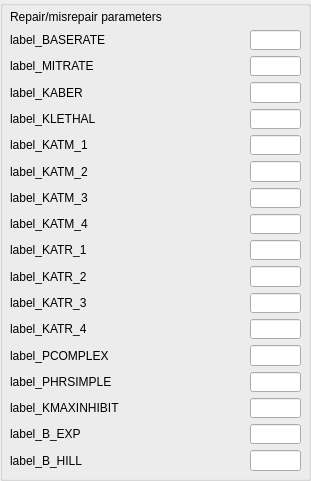
           <widget class="QGroupBox" name="groupBox_radiation_mc">
            <property name="geometry">
             <rect>
              <x>530</x>
              <y>10</y>
              <width>311</width>
              <height>481</height>
             </rect>
            </property>
            <property name="title">
             <string/>
            </property>
            <widget class="QWidget" name="gridLayoutWidget_14">
             <property name="geometry">
              <rect>
               <x>10</x>
               <y>10</y>
               <width>291</width>
               <height>461</height>
              </rect>
             </property>
             <layout class="QGridLayout" name="gridLayout_7">
              <item row="1" column="1">
               <widget class="QLineEdit" name="line_BASERATE">
                <property name="maximumSize">
                 <size>
                  <width>51</width>
                  <height>16777215</height>
                 </size>
                </property>
               </widget>
              </item>
              <item row="1" column="0">
               <widget class="QMyLabel" name="label_BASERATE">
                <property name="text">
                 <string>label_BASERATE</string>
                </property>
               </widget>
              </item>
              <item row="2" column="1">
               <widget class="QLineEdit" name="line_MITRATE">
                <property name="maximumSize">
                 <size>
                  <width>51</width>
                  <height>16777215</height>
                 </size>
                </property>
               </widget>
              </item>
              <item row="2" column="0">
               <widget class="QMyLabel" name="label_MITRATE">
                <property name="text">
                 <string>label_MITRATE</string>
                </property>
               </widget>
              </item>
              <item row="3" column="1">
               <widget class="QLineEdit" name="line_KABER">
                <property name="maximumSize">
                 <size>
                  <width>51</width>
                  <height>16777215</height>
                 </size>
                </property>
               </widget>
              </item>
              <item row="5" column="1">
               <widget class="QLineEdit" name="line_KATM_1">
                <property name="maximumSize">
                 <size>
                  <width>51</width>
                  <height>16777215</height>
                 </size>
                </property>
               </widget>
              </item>
              <item row="6" column="1">
               <widget class="QLineEdit" name="line_KATM_2">
                <property name="maximumSize">
                 <size>
                  <width>51</width>
                  <height>16777215</height>
                 </size>
                </property>
               </widget>
              </item>
              <item row="7" column="1">
               <widget class="QLineEdit" name="line_KATM_3">
                <property name="maximumSize">
                 <size>
                  <width>51</width>
                  <height>16777215</height>
                 </size>
                </property>
               </widget>
              </item>
              <item row="8" column="1">
               <widget class="QLineEdit" name="line_KATM_4">
                <property name="maximumSize">
                 <size>
                  <width>51</width>
                  <height>16777215</height>
                 </size>
                </property>
               </widget>
              </item>
              <item row="9" column="1">
               <widget class="QLineEdit" name="line_KATR_1">
                <property name="maximumSize">
                 <size>
                  <width>51</width>
                  <height>16777215</height>
                 </size>
                </property>
               </widget>
              </item>
              <item row="10" column="1">
               <widget class="QLineEdit" name="line_KATR_2">
                <property name="maximumSize">
                 <size>
                  <width>51</width>
                  <height>16777215</height>
                 </size>
                </property>
               </widget>
              </item>
              <item row="11" column="1">
               <widget class="QLineEdit" name="line_KATR_3">
                <property name="maximumSize">
                 <size>
                  <width>51</width>
                  <height>16777215</height>
                 </size>
                </property>
               </widget>
              </item>
              <item row="12" column="1">
               <widget class="QLineEdit" name="line_KATR_4">
                <property name="maximumSize">
                 <size>
                  <width>51</width>
                  <height>16777215</height>
                 </size>
                </property>
               </widget>
              </item>
              <item row="13" column="1">
               <widget class="QLineEdit" name="line_PCOMPLEX">
                <property name="maximumSize">
                 <size>
                  <width>51</width>
                  <height>16777215</height>
                 </size>
                </property>
               </widget>
              </item>
              <item row="14" column="1">
               <widget class="QLineEdit" name="line_PHRSIMPLE">
                <property name="maximumSize">
                 <size>
                  <width>51</width>
                  <height>16777215</height>
                 </size>
                </property>
               </widget>
              </item>
              <item row="15" column="1">
               <widget class="QLineEdit" name="line_KMAXINHIBIT">
                <property name="maximumSize">
                 <size>
                  <width>51</width>
                  <height>16777215</height>
                 </size>
                </property>
               </widget>
              </item>
              <item row="16" column="1">
               <widget class="QLineEdit" name="line_B_EXP">
                <property name="maximumSize">
                 <size>
                  <width>51</width>
                  <height>16777215</height>
                 </size>
                </property>
               </widget>
              </item>
              <item row="17" column="1">
               <widget class="QLineEdit" name="line_B_HILL">
                <property name="maximumSize">
                 <size>
                  <width>51</width>
                  <height>16777215</height>
                 </size>
                </property>
               </widget>
              </item>
              <item row="0" column="0">
               <widget class="QLabel" name="alabel_radiation_mc">
                <property name="text">
                 <string>Repair/misrepair parameters</string>
                </property>
               </widget>
              </item>
              <item row="3" column="0">
               <widget class="QMyLabel" name="label_KABER">
                <property name="text">
                 <string>label_KABER</string>
                </property>
               </widget>
              </item>
              <item row="5" column="0">
               <widget class="QMyLabel" name="label_KATM_1">
                <property name="text">
                 <string>label_KATM_1</string>
                </property>
               </widget>
              </item>
              <item row="6" column="0">
               <widget class="QMyLabel" name="label_KATM_2">
                <property name="text">
                 <string>label_KATM_2</string>
                </property>
               </widget>
              </item>
              <item row="7" column="0">
               <widget class="QMyLabel" name="label_KATM_3">
                <property name="text">
                 <string>label_KATM_3</string>
                </property>
               </widget>
              </item>
              <item row="8" column="0">
               <widget class="QMyLabel" name="label_KATM_4">
                <property name="text">
                 <string>label_KATM_4</string>
                </property>
               </widget>
              </item>
              <item row="9" column="0">
               <widget class="QMyLabel" name="label_KATR_1">
                <property name="text">
                 <string>label_KATR_1</string>
                </property>
               </widget>
              </item>
              <item row="10" column="0">
               <widget class="QMyLabel" name="label_KATR_2">
                <property name="text">
                 <string>label_KATR_2</string>
                </property>
               </widget>
              </item>
              <item row="11" column="0">
               <widget class="QMyLabel" name="label_KATR_3">
                <property name="text">
                 <string>label_KATR_3</string>
                </property>
               </widget>
              </item>
              <item row="12" column="0">
               <widget class="QMyLabel" name="label_KATR_4">
                <property name="text">
                 <string>label_KATR_4</string>
                </property>
               </widget>
              </item>
              <item row="13" column="0">
               <widget class="QMyLabel" name="label_PCOMPLEX">
                <property name="text">
                 <string>label_PCOMPLEX</string>
                </property>
               </widget>
              </item>
              <item row="14" column="0">
               <widget class="QMyLabel" name="label_PHRSIMPLE">
                <property name="text">
                 <string>label_PHRSIMPLE</string>
                </property>
               </widget>
              </item>
              <item row="15" column="0">
               <widget class="QMyLabel" name="label_KMAXINHIBIT">
                <property name="text">
                 <string>label_KMAXINHIBIT</string>
                </property>
               </widget>
              </item>
              <item row="16" column="0">
               <widget class="QMyLabel" name="label_B_EXP">
                <property name="text">
                 <string>label_B_EXP</string>
                </property>
               </widget>
              </item>
              <item row="17" column="0">
               <widget class="QMyLabel" name="label_B_HILL">
                <property name="text">
                 <string>label_B_HILL</string>
                </property>
               </widget>
              </item>
              <item row="4" column="1">
               <widget class="QLineEdit" name="line_KLETHAL">
                <property name="maximumSize">
                 <size>
                  <width>51</width>
                  <height>16777215</height>
                 </size>
                </property>
               </widget>
              </item>
              <item row="4" column="0">
               <widget class="QMyLabel" name="label_KLETHAL">
                <property name="text">
                 <string>label_KLETHAL</string>
                </property>
               </widget>
              </item>
             </layout>
            </widget>
           </widget>
